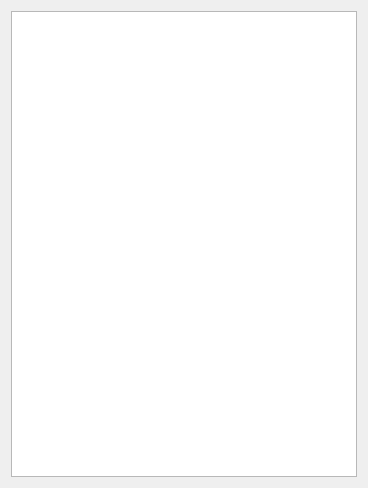
<?xml version="1.0" encoding="UTF-8"?>
<ui version="4.0">
 <class>GNSS_Position</class>
 <widget class="QDialog" name="GNSS_Position">
  <property name="geometry">
   <rect>
    <x>0</x>
    <y>0</y>
    <width>368</width>
    <height>488</height>
   </rect>
  </property>
  <property name="windowTitle">
   <string>GNSS Position</string>
  </property>
  <layout class="QGridLayout" name="gridLayout_8">
   <item row="0" column="0">
    <widget class="QTableWidget" name="tableWidget">
     <property name="font">
      <font>
       <family>Courier New</family>
       <pointsize>10</pointsize>
      </font>
     </property>
     <property name="alternatingRowColors">
      <bool>true</bool>
     </property>
     <property name="selectionBehavior">
      <enum>QAbstractItemView::SelectRows</enum>
     </property>
     <property name="horizontalScrollMode">
      <enum>QAbstractItemView::ScrollPerPixel</enum>
     </property>
     <attribute name="horizontalHeaderStretchLastSection">
      <bool>true</bool>
     </attribute>
     <attribute name="verticalHeaderDefaultSectionSize">
      <number>20</number>
     </attribute>
     <attribute name="verticalHeaderStretchLastSection">
      <bool>true</bool>
     </attribute>
    </widget>
   </item>
  </layout>
 </widget>
 <resources/>
 <connections/>
</ui>
